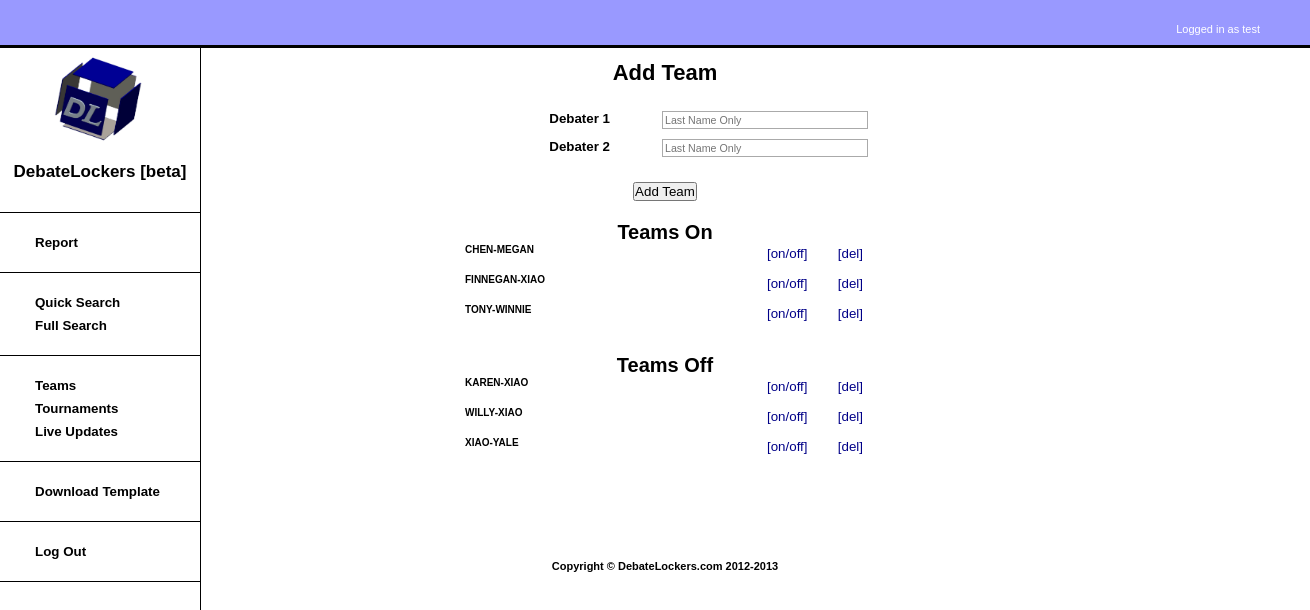
Page /teams.php (signed in) on the committed database.
### tables this page shows
CREATE TABLE IF NOT EXISTS `teams` (
  `team_id` int(10) unsigned NOT NULL AUTO_INCREMENT,
  `school_id` int(10) unsigned NOT NULL,
  `team_name1` varchar(20) NOT NULL,
  `team_name2` varchar(20) NOT NULL,
  `team_on` int(10) unsigned DEFAULT '1',
  `team_del` int(10) unsigned DEFAULT '0',
  PRIMARY KEY (`team_id`)
);

### templates/team_form.php (the view, shortened to what this page needs)
<h1 class="center">Add Team</h1>
<div class="padding"></div>
    <form action="teams.php" method="post">
        <div class="center" style="width: 300px">
            <div class="form_field">
                <div class="field_title">Debater 1</div>
                <input autofocus name="name1" placeholder="Last Name Only" type="text"/>
            </div>
            <div class="form_field">
                <div class="field_title">Debater 2</div>
                <input name="name2" placeholder="Last Name Only" type="text"/>
            </div>
        </div>
        <div class="padding"></div>
        <div class="center">
           <button type="submit">Add Team</button>
        </div>
    </form>
<div class="padding"></div>
<div class="toggle">
    <h1>Teams On</h1>
        <?php
            foreach($on_teams as $teams)
            {
                print("<div class=\"togrow\"><div class=\"togname\">" . $teams["team_name1"] . "-" . $teams["team_name2"] . "</div>");
                print("<div class=\"togoptions\"><form action=\"toggle_team.php\" method=\"POST\"><input type=\"hidden\" name=\"toggle_off\" value=\"" . $teams["team_id"] . "\"/><button class=\"option1\" type=\"submit\">[on/off]</button></form></div>");
                print("<div class=\"togoptions\"><form action=\"toggle_team.php\" method=\"POST\"><input type=\"hidden\" name=\"del\" value=\"" . $teams["team_id"] . "\"/><button class=\"option2\" type=\"submit\">[del]</button></form></div></div>");
            }
        ?>
    <div class="padding"></div>
    <h1>Teams Off</h1>
        <?php
            foreach($off_teams as $teams)
            {
                print("<div class=\"togrow\"><div class=\"togname\">" . $teams["team_name1"] . "-" . $teams["team_name2"] . "</div>");
                print("<div class=\"togoptions\"><form action=\"toggle_team.php\" method=\"POST\"><input type=\"hidden\" name=\"toggle_on\" value=\"" . $teams["team_id"] . "\"/><button class=\"option1\" type=\"submit\">[on/off]</button></form></div>");
                print("<div class=\"togoptions\"><form action=\"toggle_team.php\" method=\"POST\"><input type=\"hidden\" name=\"del\" value=\"" . $teams["team_id"] . "\"/><button class=\"option2\" type=\"submit\">[del]</button></form></div></div>");
            }
        ?>
</div>
<div class="padding"></div>

### html/css/what.css (style rules this page uses)
* { margin: 0; padding: 0; }
html, body { height:100%; }
body { background-color: #ffffff; font-family: Bitstream Vera Sans, Tahoma, sans-serif; font-size: 11px; color: #000000; }
.center { position: relative; margin-left: auto; margin-right: auto; text-align: center; }
.form_field { position: relative; padding: 5px; }
.form_field .field_title { position: absolute; font-size: 10pt; font-weight: 900; width: 90px; text-align: right; }
.form_field input[type="text"], .form_field input[type="password"] { position: relative; left: 100px; padding: 2px; }
input[type="text"], input[type="password"] { padding:1px 3px 0px 3px; border-color: #aaaaaa; border-style: solid; border-width: 1px; font-family: "tahoma", "arial", "helvetica", "sans-serif"; font-size: 8pt; color: #000000; width:200px; }
.toggle { position: relative; text-align: center; font-size: 10px; font-weight: 900; width: 400px; margin-left: auto; margin-right: auto; }
.toggle .togrow { position: relative; height: 30px; width: 100%; }
.toggle .togrow .togname { position: absolute; left: 0px; }
.toggle .togrow .togoptions { position: absolute; right: 0px; width: 100px; }
.togoptions button.option1 { position: absolute; left: 0px; padding: 2px; border: none; background-color: transparent; color: #000088; }
.togoptions button.option2 { position: absolute; right: 0px; padding: 2px; border: none; background-color: transparent; color: #000088; }
.padding { padding: 10px; }

### rows in the picture
teams: team_name1 "CHEN", team_name2 "MEGAN"
teams: team_name1 "FINNEGAN", team_name2 "XIAO"
teams: team_name1 "TONY", team_name2 "WINNIE"
teams: team_name1 "KAREN", team_name2 "XIAO"
teams: team_name1 "WILLY", team_name2 "XIAO"
teams: team_name1 "XIAO", team_name2 "YALE"

### other values in the picture
$_SESSION["school_name"] "test"
